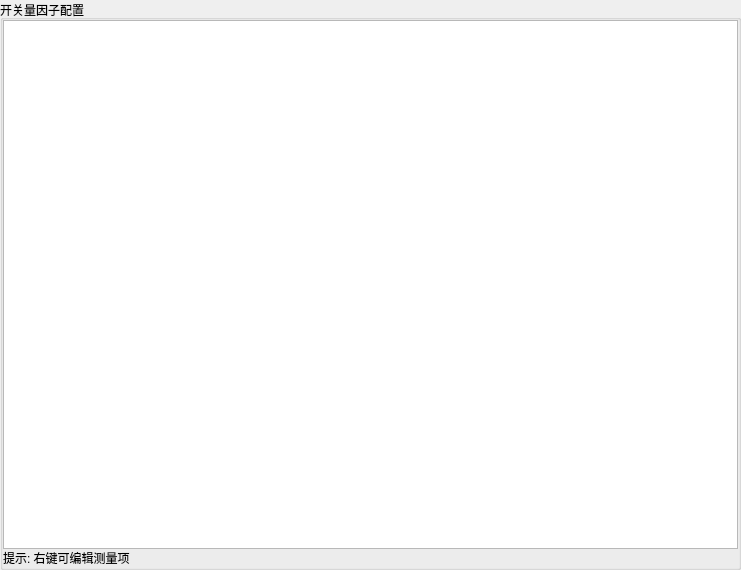
<?xml version="1.0" encoding="UTF-8"?>
<ui version="4.0">
 <class>Switching</class>
 <widget class="QWidget" name="Switching">
  <property name="geometry">
   <rect>
    <x>0</x>
    <y>0</y>
    <width>741</width>
    <height>570</height>
   </rect>
  </property>
  <property name="windowTitle">
   <string>Form</string>
  </property>
  <layout class="QVBoxLayout" name="verticalLayout_2">
   <property name="spacing">
    <number>0</number>
   </property>
   <property name="leftMargin">
    <number>0</number>
   </property>
   <property name="topMargin">
    <number>0</number>
   </property>
   <property name="rightMargin">
    <number>0</number>
   </property>
   <property name="bottomMargin">
    <number>0</number>
   </property>
   <item>
    <widget class="QGroupBox" name="groupBox">
     <property name="cursor">
      <cursorShape>ArrowCursor</cursorShape>
     </property>
     <property name="styleSheet">
      <string notr="true">border-color: qlineargradient(spread:pad, x1:0, y1:0, x2:1, y2:0, stop:0 rgba(0, 0, 0, 255), stop:1 rgba(255, 255, 255, 255));</string>
     </property>
     <property name="title">
      <string>开关量因子配置</string>
     </property>
     <property name="flat">
      <bool>false</bool>
     </property>
     <property name="checkable">
      <bool>false</bool>
     </property>
     <layout class="QHBoxLayout" name="horizontalLayout">
      <property name="spacing">
       <number>0</number>
      </property>
      <property name="leftMargin">
       <number>0</number>
      </property>
      <property name="topMargin">
       <number>0</number>
      </property>
      <property name="rightMargin">
       <number>0</number>
      </property>
      <property name="bottomMargin">
       <number>0</number>
      </property>
      <item>
       <layout class="QVBoxLayout" name="verticalLayout">
        <item>
         <widget class="QListView" name="lv"/>
        </item>
        <item>
         <widget class="QLabel" name="lb_tips">
          <property name="text">
           <string>提示: 右键可编辑测量项</string>
          </property>
         </widget>
        </item>
       </layout>
      </item>
     </layout>
    </widget>
   </item>
  </layout>
 </widget>
 <resources/>
 <connections/>
</ui>
